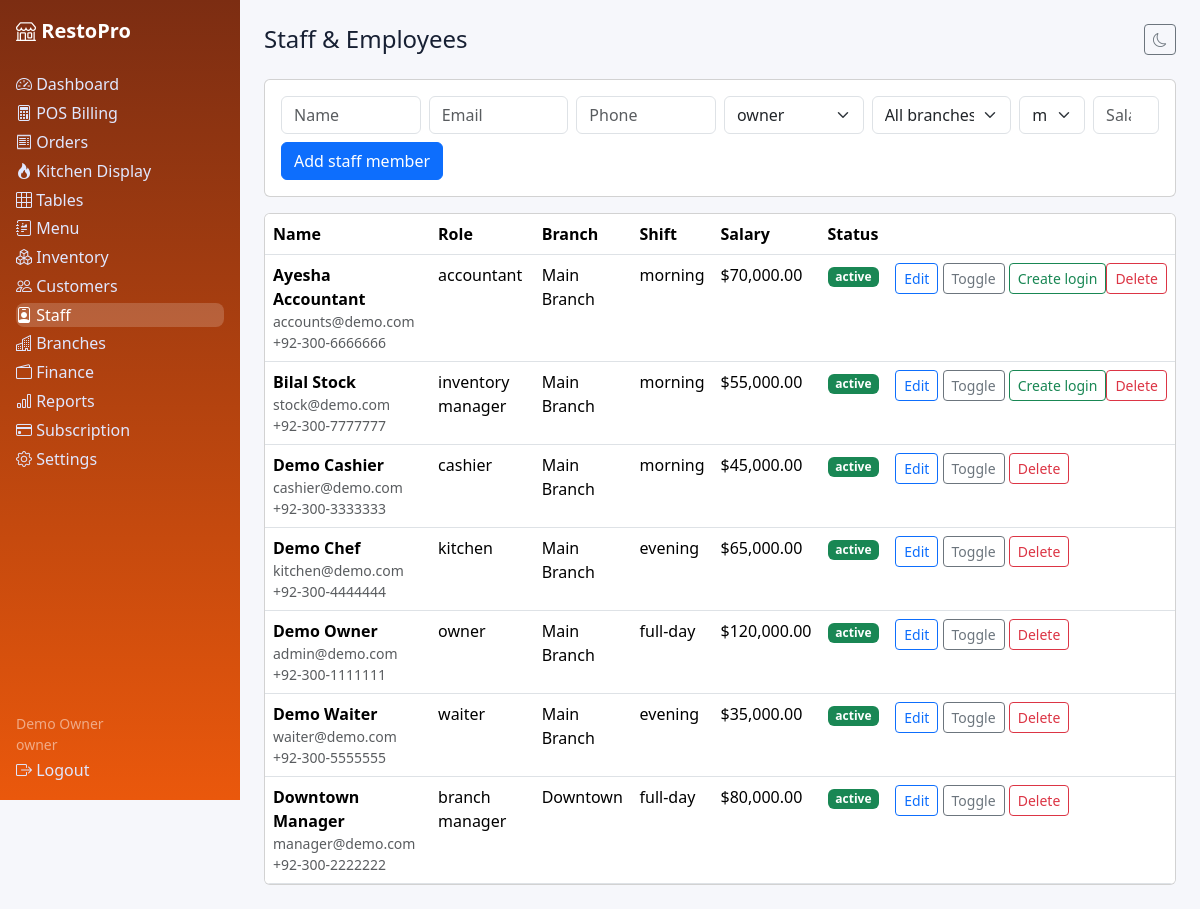
The app's page /staff.php (signed in) with its own data.
### tables this page shows
CREATE TABLE staff (id INT UNSIGNED AUTO_INCREMENT PRIMARY KEY, tenant_id INT UNSIGNED NOT NULL, branch_id INT UNSIGNED NULL, user_id INT UNSIGNED NULL, name VARCHAR(120) NOT NULL, email VARCHAR(190) NULL, phone VARCHAR(40) NULL, role VARCHAR(40) NOT NULL DEFAULT 'cashier', shift VARCHAR(30) NOT NULL DEFAULT 'morning', salary DECIMAL(12,2) NOT NULL DEFAULT 0, status ENUM('active','inactive') NOT NULL DEFAULT 'active', created_at DATETIME NOT NULL DEFAULT CURRENT_TIMESTAMP, INDEX idx_staff_tenant(tenant_id), CONSTRAINT fk_staff_tenant FOREIGN KEY(tenant_id) REFERENCES tenants(id) ON DELETE CASCADE, CONSTRAINT fk_staff_branch FOREIGN KEY(branch_id) REFERENCES branches(id) ON DELETE SET NULL, CONSTRAINT fk_staff_user FOREIGN KEY(user_id) REFERENCES users(id) ON DELETE SET NULL);

CREATE TABLE branches (id INT UNSIGNED AUTO_INCREMENT PRIMARY KEY, tenant_id INT UNSIGNED NOT NULL, name VARCHAR(120) NOT NULL, address VARCHAR(255) NULL, phone VARCHAR(40) NULL, is_main TINYINT(1) NOT NULL DEFAULT 0, created_at DATETIME NOT NULL DEFAULT CURRENT_TIMESTAMP, INDEX idx_branch_tenant(tenant_id), CONSTRAINT fk_branch_tenant FOREIGN KEY(tenant_id) REFERENCES tenants(id) ON DELETE CASCADE);

### includes/functions.php (called while the page is built, shortened)
<?php
function e(?string $v): string { return htmlspecialchars($v ?? '', ENT_QUOTES, 'UTF-8'); }
function current_user(): ?array { return $_SESSION['user'] ?? null; }
function money($n): string { return '$' . number_format((float)$n, 2); }
function branch_id(): ?int { $u = current_user(); return isset($u['branch_id']) && $u['branch_id'] !== null ? (int)$u['branch_id'] : null; }

### staff.php (the view, shortened to what this page needs)
<?php require_once __DIR__ . '/includes/auth.php'; $user=require_role(['owner','branch_manager']); $pdo=db(); check_tenant_active($pdo); $tid=require_tenant(); $base=''; $active='staff'; $pageTitle='Staff & Employees'; $bid=branch_id();
function qa(PDO $pdo,string $sql,array $a): array { $s=$pdo->prepare($sql); $s->execute($a); return $s->fetchAll(); }
$branches=tenant_branches($pdo,$tid); $roles=['owner','branch_manager','cashier','waiter','kitchen','inventory_manager','accountant'];
$rows=qa($pdo,'SELECT s.*,b.name branch_name FROM staff s LEFT JOIN branches b ON b.id=s.branch_id WHERE s.tenant_id=? ORDER BY s.name',[$tid]);
$edit=null; if(!empty($_GET['edit'])){ $s=$pdo->prepare('SELECT * FROM staff WHERE id=? AND tenant_id=?'); $s->execute([(int)$_GET['edit'],$tid]); $edit=$s->fetch(); }
include __DIR__ . '/includes/header.php'; ?>
<div class="card p-3 mb-3"><form class="row g-2" method="post"><?= csrf_field() ?><input type="hidden" name="action" value="save"><input type="hidden" name="id" value="<?= e($edit['id']??'') ?>">
<div class="col-md-2"><input class="form-control" name="name" placeholder="Name" value="<?= e($edit['name']??'') ?>" required></div>
<div class="col-md-2"><input class="form-control" name="email" placeholder="Email" value="<?= e($edit['email']??'') ?>"></div>
<div class="col-md-2"><input class="form-control" name="phone" placeholder="Phone" value="<?= e($edit['phone']??'') ?>"></div>
<div class="col-md-2"><select class="form-select" name="role"><?php foreach($roles as $r): ?><option value="<?= $r ?>" <?= ($edit['role']??'')===$r?'selected':'' ?>><?= str_replace('_',' ',$r) ?></option><?php endforeach; ?></select></div>
<div class="col-md-2"><select class="form-select" name="branch_id"><option value="">All branches</option></select></div>
<div class="col-md-1"><select class="form-select" name="shift"><?php foreach(['morning','evening','night','full-day'] as $sh): ?><option <?= ($edit['shift']??'morning')===$sh?'selected':'' ?>><?= $sh ?></option><?php endforeach; ?></select></div>
<div class="col-md-1"><input class="form-control" type="number" step="0.01" name="salary" placeholder="Salary" value="<?= e($edit['salary']??'') ?>"></div>
<div class="col-md-12"><button class="btn btn-primary"><?= $edit?'Update':'Add' ?> staff member</button></div></form></div>
<div class="card p-0 overflow-auto"><table class="table mb-0"><tr><th>Name</th><th>Role</th><th>Branch</th><th>Shift</th><th>Salary</th><th>Status</th><th></th></tr>
<?php foreach($rows as $r): ?><tr><td><strong><?= e($r['name']) ?></strong><div class="small text-muted"><?= e($r['email']??'') ?> <?= e($r['phone']??'') ?></div></td><td><?= e(str_replace('_',' ',$r['role'])) ?></td><td><?= e($r['branch_name']??'—') ?></td><td><?= e($r['shift']) ?></td><td><?= money($r['salary']) ?></td><td><span class="badge bg-<?= $r['status']==='active'?'success':'secondary' ?>"><?= e($r['status']) ?></span></td>
<td class="text-nowrap"><a class="btn btn-sm btn-outline-primary" href="?edit=<?= $r['id'] ?>">Edit</a>
<form method="post" class="d-inline"><?= csrf_field() ?><input type="hidden" name="action" value="toggle"><input type="hidden" name="id" value="<?= $r['id'] ?>"><button class="btn btn-sm btn-outline-secondary">Toggle</button></form>
<?php if(!$r['user_id'] && $r['email']): ?><form method="post" class="d-inline"><button class="btn btn-sm btn-outline-success">Create login</button></form><?php endif; ?>
<form method="post" class="d-inline"><button class="btn btn-sm btn-outline-danger" data-confirm="Delete staff member?">Delete</button></form></td></tr><?php endforeach; ?></table></div>
<?php include __DIR__ . '/includes/footer.php'; ?>

### includes/sidebar.php
<?php $b = $base ?? ''; ?>
<nav class="sidebar d-flex flex-column p-3">
  <a class="brand text-white text-decoration-none fs-5 fw-bold mb-4" href="<?= $b ?>dashboard.php"><i class="bi bi-shop"></i> RestoPro</a>
  <?php foreach ([['dashboard','dashboard.php','bi-speedometer2','Dashboard'],['pos','pos.php','bi-calculator','POS Billing'],['orders','orders.php','bi-receipt','Orders'],['kitchen','kitchen.php','bi-fire','Kitchen Display'],['tables','tables.php','bi-grid-3x3','Tables'],['menu','menu.php','bi-journal-richtext','Menu'],['inventory','inventory.php','bi-boxes','Inventory'],['customers','customers.php','bi-people','Customers'],['staff','staff.php','bi-person-badge','Staff'],['branches','branches.php','bi-buildings','Branches'],['finance','finance.php','bi-wallet2','Finance'],['reports','reports.php','bi-bar-chart','Reports'],['subscription','subscription.php','bi-credit-card','Subscription'],['settings','settings.php','bi-gear','Settings']] as [$k,$u,$i,$l]): ?>
  <a class="nav-link <?= ($active??'')===$k?'active':'' ?>" href="<?= $b ?><?= $u ?>"><i class="bi <?= $i ?>"></i> <?= $l ?></a>
  <?php endforeach; ?>
  <div class="mt-auto small text-white-50"><?= e(current_user()['name'] ?? '') ?><br><?= e(str_replace('_',' ',current_user()['role'] ?? '')) ?></div>
  <a class="nav-link" href="<?= $b ?>auth/logout.php"><i class="bi bi-box-arrow-right"></i> Logout</a>
</nav>

### assets/css/style.css (style rules this page uses)
:root { --brand:#ea580c;--bg:#f6f7fb;--card:#fff;--text:#172033 }
body { background:var(--bg);color:var(--text);font-family:system-ui,-apple-system,"Segoe UI",Roboto,sans-serif }
.sidebar { width:240px;background:linear-gradient(180deg,#7c2d12,#ea580c);position:sticky;top:0;height:100vh }
.sidebar .nav-link { color:#e0e7ff;border-radius:.5rem;margin:.15rem 0 }
.sidebar .nav-link:hover,.sidebar .nav-link.active { background:rgba(255,255,255,.18);color:#fff }

### records on screen
staff: name "Demo Owner", role "owner", email "admin@demo.com", phone "+92-300-1111111", branch.name "Main Branch", shift "full-day", salary "$120,000.00", status "active"
staff: name "Ayesha Accountant", email "accounts@demo.com", phone "+92-300-6666666", role "accountant", branch.name "Main Branch", shift "morning", salary "$70,000.00", status "active"
staff: name "Bilal Stock", email "stock@demo.com", phone "+92-300-7777777", role "inventory manager", branch.name "Main Branch", shift "morning", salary "$55,000.00", status "active"
staff: name "Demo Cashier", email "cashier@demo.com", phone "+92-300-3333333", role "cashier", branch.name "Main Branch", shift "morning", salary "$45,000.00", status "active"
staff: name "Demo Chef", email "kitchen@demo.com", phone "+92-300-4444444", role "kitchen", branch.name "Main Branch", shift "evening", salary "$65,000.00", status "active"
staff: name "Demo Waiter", email "waiter@demo.com", phone "+92-300-5555555", role "waiter", branch.name "Main Branch", shift "evening", salary "$35,000.00", status "active"
staff: name "Downtown Manager", email "manager@demo.com", phone "+92-300-2222222", role "branch manager", branch.name "Downtown", shift "full-day", salary "$80,000.00", status "active"

### other values on screen
$l "Dashboard"
$l "POS Billing"
$l "Orders"
$l "Kitchen Display"
$l "Tables"
$l "Menu"
$l "Inventory"
$l "Customers"
$l "Staff"
$l "Branches"
$l "Finance"
$l "Reports"
$l "Subscription"
$l "Settings"
$pageTitle "Staff & Employees"
